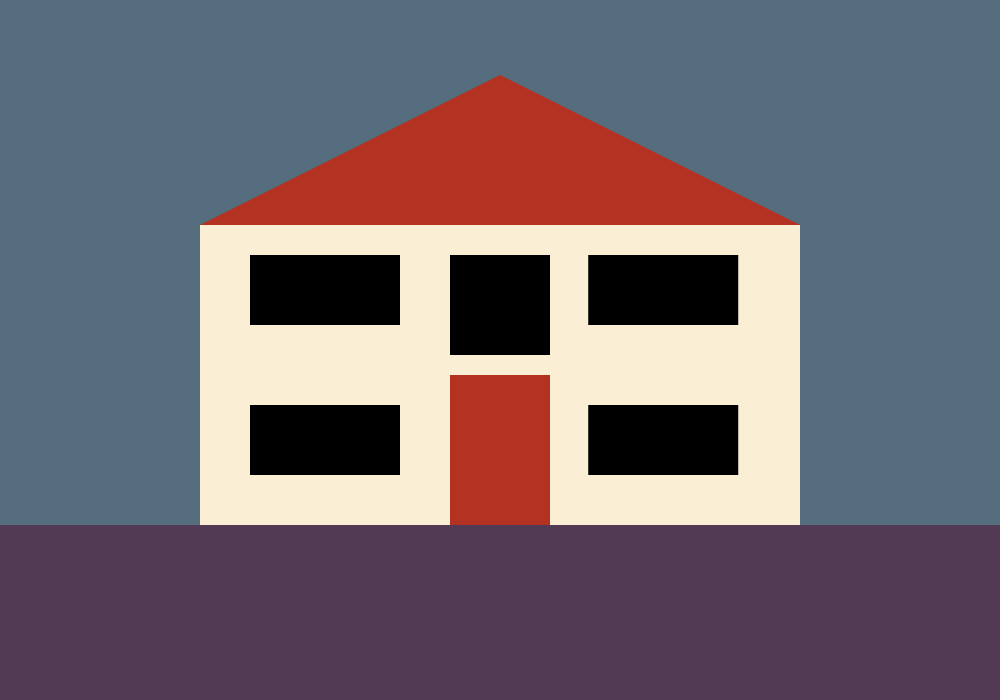
Frame 1 (no input)
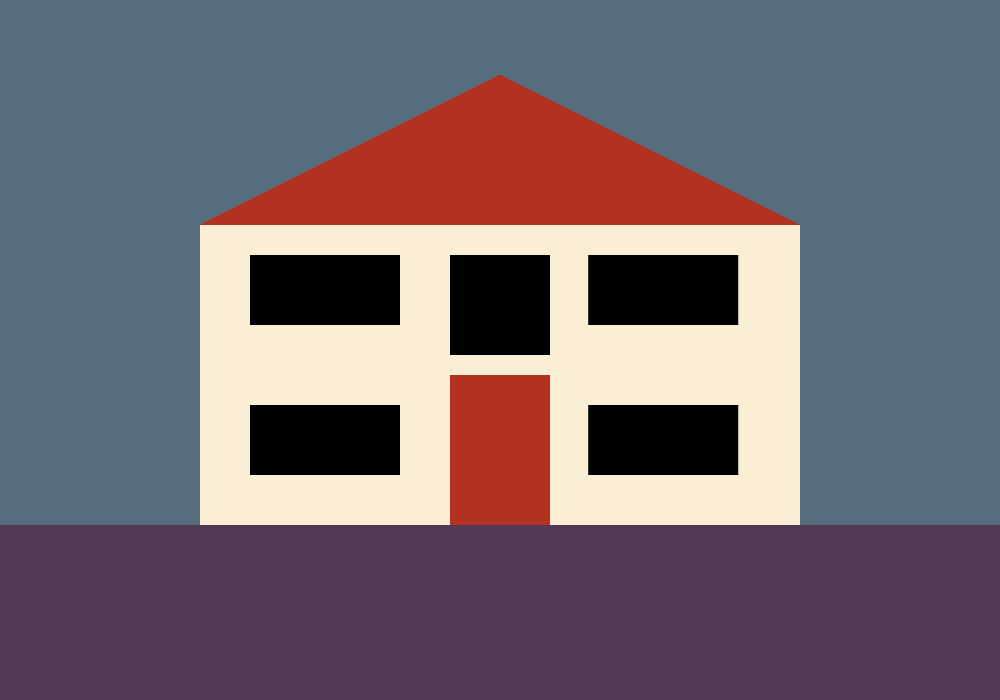
Frame 60 (no input)
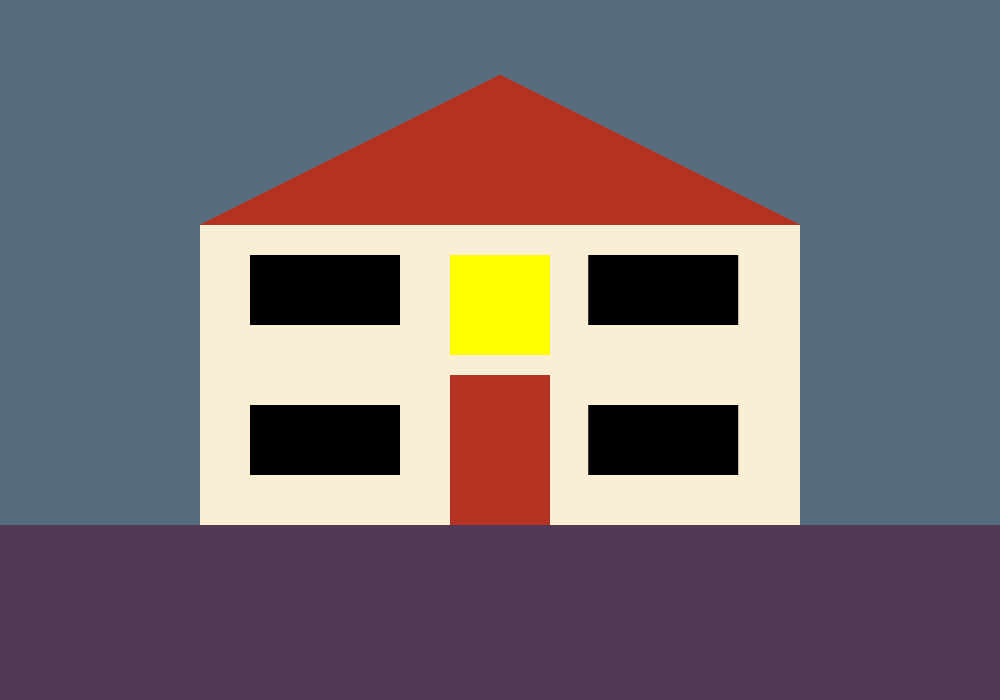
Frame 120 (the mouse pressed at the canvas centre since frame 60)

The p5.js sketch that drew these frames (run headless with seeded random() and noise() and a simulated clock; from frame 60 on, the mouse is pressed at the canvas centre):

// p5.js sketch
// ── sketch.js
var floorPos;
var windows = [];

function setup() {
  createCanvas(1000, 700);
  floorPos = (height * 3) / 4;
  windows = [
    { x: width / 2 - 50, y: floorPos - 270, w: 100, h: 100, color: "Black" },
    { x: width / 4, y: floorPos - 270, w: 150, h: 70, color: "Black" },
    { x: width / 1.7, y: floorPos - 270, w: 150, h: 70, color: "Black" },
    { x: width / 4, y: floorPos - 120, w: 150, h: 70, color: "Black" },
    { x: width / 1.7, y: floorPos - 120, w: 150, h: 70, color: "Black" },
  ];

  background(85, 109, 124, 255);
  fill(83, 58, 84, 255);
  noStroke();
  rect(0, floorPos, width, height - floorPos);
}

function draw() {
  drawHouse();
}

function drawHouse() {
  // Roof
  fill(179, 50, 34, 255);
  triangle(
    width / 5,
    floorPos - 300,
    width / 2,
    floorPos - 450,
    (width / 5) * 4,
    floorPos - 300
  );

  // House
  fill(250, 239, 213, 255);
  rect(width / 5, floorPos - 300, (width / 5) * 3, 300);

  //Door
  fill(179, 50, 34, 255);
  rect(width / 2 - 50, floorPos - 150, 100, 150);

  // Windows
  for (let i = 0; i < windows.length; i++) {
    fill(windows[i].color);
    rect(windows[i].x, windows[i].y, windows[i].w, windows[i].h);
  }
}

function mousePressed() {
  for (let i = 0; i < windows.length; i++) {
    if (
      mouseX > windows[i].x &&
      mouseX < windows[i].x + windows[i].w &&
      mouseY > windows[i].y &&
      mouseY < windows[i].y + windows[i].h &&
      windows[i].color == "Black"
    ) {
      lightSwitch(windows[i]);
    } else if (
      mouseX > windows[i].x &&
      mouseX < windows[i].x + windows[i].w &&
      mouseY > windows[i].y &&
      mouseY < windows[i].y + windows[i].h &&
      windows[i].color == "Yellow"
    ) {
      windows[i].color = "Black";
    }
  }
}

function lightSwitch(window) {
  if (window.color == "Black") {
    window.color = "Yellow";
  } else if (window.color == "Yellow") {
    window.color = "Black";
  }
}
